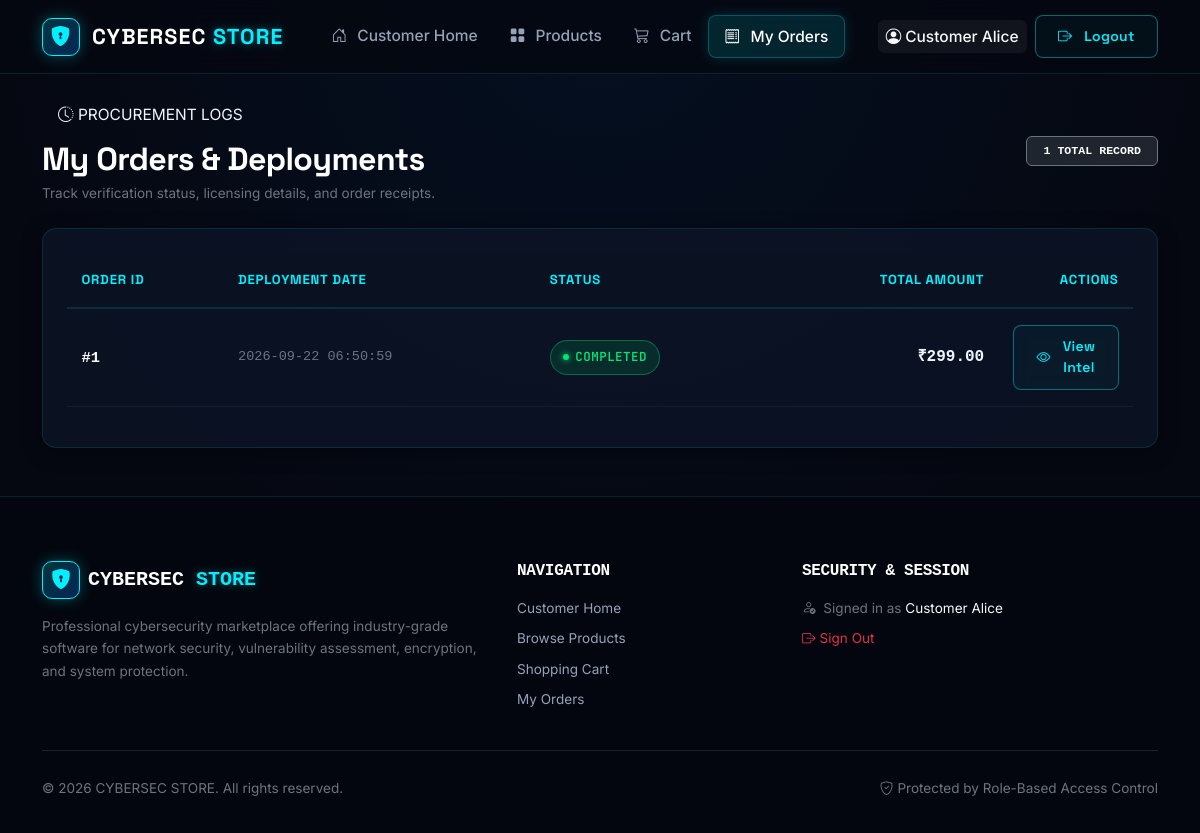
Page /orders (signed in) on the committed database.
### tables this page shows
CREATE TABLE users (
            id         INTEGER PRIMARY KEY AUTOINCREMENT,
            name       TEXT    NOT NULL,
            email      TEXT    UNIQUE NOT NULL,
            password   TEXT    NOT NULL,
            role       TEXT    NOT NULL DEFAULT 'customer',
            created_at TIMESTAMP DEFAULT CURRENT_TIMESTAMP
        );

CREATE TABLE orders (
            id           INTEGER PRIMARY KEY AUTOINCREMENT,
            user_id      INTEGER NOT NULL,
            total_amount REAL    NOT NULL,
            status       TEXT    DEFAULT 'Pending',
            order_date   TIMESTAMP DEFAULT CURRENT_TIMESTAMP,
            FOREIGN KEY (user_id) REFERENCES users(id)
        );

### cart.py (the view)
@cart_bp.route("/orders")
@login_required
def my_orders():
    user_id = session["user_id"]
    conn = get_db_connection()
    orders = conn.execute("""
        SELECT id, total_amount, status, order_date
        FROM orders
        WHERE user_id = ?
        ORDER BY order_date DESC
    """, (user_id,)).fetchall()
    conn.close()
    return render_template("cart/orders.html", orders=orders)

### app.py (called while the page is built)
@app.context_processor
def inject_current_user():
    return {"current_user": get_current_user()}

@app.after_request
def set_security_headers(response):
    response.headers['X-Content-Type-Options'] = 'nosniff'
    response.headers['X-Frame-Options'] = 'DENY'
    response.headers['Referrer-Policy'] = 'strict-origin-when-cross-origin'
    response.headers['Content-Security-Policy'] = (
        "default-src 'self'; "
        "script-src 'self' https://cdn.jsdelivr.net; "
        "style-src 'self' 'unsafe-inline' https://cdn.jsdelivr.net https://fonts.googleapis.com; "
        "font-src 'self' https://cdn.jsdelivr.net https://fonts.gstatic.com; "
        "img-src 'self' data:; "
        "connect-src 'self'; "
        "frame-ancestors 'none';"
    )
    return response

### auth.py (called while the page is built)
def login_required(f):
    @wraps(f)
    def decorated_function(*args, **kwargs):
        if "user_id" not in session:
            flash("Please log in to access that page.", "warning")
            return redirect(url_for("auth.login", next=request.path))
        return f(*args, **kwargs)
    return decorated_function

def get_current_user():
    if "user_id" not in session:
        return None
    conn = get_db_connection()
    user = conn.execute(
        "SELECT id, name, email, role FROM users WHERE id = ?",
        (session["user_id"],)
    ).fetchone()
    conn.close()
    return user

### cart.py (called while the page is built)
def _get_cart():
    if "cart" not in session:
        session["cart"] = {}
    return session["cart"]

def _cart_item_count():
    return sum(_get_cart().values())

@cart_bp.app_context_processor
def inject_cart_count():
    try:
        count = _cart_item_count()
    except Exception:
        count = 0
    return {"cart_item_count": count}

### database.py (called while the page is built)
def get_db_connection():
    conn = sqlite3.connect(DATABASE_PATH)
    conn.row_factory = sqlite3.Row          # Access columns by name
    conn.execute("PRAGMA foreign_keys = ON;")  # Enforce foreign key constraints
    return conn

### templates/cart/orders.html (shortened to what this page needs)
{% extends 'base.html' %}
{% block content %}
<div class="container py-4 position-relative z-2">
  <div class="d-flex flex-wrap justify-content-between align-items-center gap-3 mb-4">
    <div>
      <div class="hero-pill-badge mb-2 py-1 px-3">
        <i class="bi bi-clock-history"></i>
        <span>PROCUREMENT LOGS</span>
      </div>
      <h1 class="h2 fw-bold text-white mb-1">My Orders &amp; Deployments</h1>
      <p class="text-secondary small mb-0">Track verification status, licensing details, and order receipts.</p>
    </div>
    {% if orders %}
    <span class="badge bg-secondary bg-opacity-25 border border-secondary text-cs-accent font-monospace px-3 py-2">
      {{ orders|length }} TOTAL RECORD{{ 'S' if orders|length != 1 else '' }}
    </span>
    {% endif %}
  </div>
  {% if orders %}
  <div class="cs-glass-card p-3 p-md-4 mb-4">
    <div class="table-responsive">
      <table class="table align-middle">
        <thead>
          <tr>
            <th>Order ID</th>
            <th>Deployment Date</th>
            <th>Status</th>
            <th class="text-end">Total Amount</th>
            <th style="width: 130px;" class="text-end">Actions</th>
          </tr>
        </thead>
        <tbody>
          {% for order in orders %}
          <tr id="orderRow{{ order.id }}">
            <td>
              <span class="fw-bold font-monospace text-white">#{{ order.id }}</span>
            </td>
            <td class="font-monospace text-secondary small">{{ order.order_date }}</td>
            <td>
              <span class="badge-status badge-status-{{ order.status|lower }}">
                {{ order.status }}
              </span>
            </td>
            <td class="text-end font-monospace text-cs-accent fw-bold fs-6">
              ₹{{ "%.2f"|format(order.total_amount) }}
            </td>
            <td class="text-end">
              <a href="{{ url_for('cart.order_detail', order_id=order.id) }}"
                 class="btn btn-outline-cs btn-sm" id="viewOrder{{ order.id }}">
                <i class="bi bi-eye me-1"></i>View Intel
              </a>
            </td>
          </tr>
          {% endfor %}
        </tbody>
      </table>
    </div>
  </div>
  {% endif %}
</div>
{% endblock %}

### templates/base.html (shortened to what this page needs)
<!DOCTYPE html>
<html lang="en">
<head>
    <link
        rel="stylesheet"
        href="https://cdn.jsdelivr.net/npm/bootstrap@5.3.3/dist/css/bootstrap.min.css"
    />
    <link
        rel="stylesheet"
        href="https://cdn.jsdelivr.net/npm/bootstrap-icons@1.11.3/font/bootstrap-icons.min.css"
    />
    <link rel="stylesheet" href="{{ url_for('static', filename='css/style.css') }}" />
</head>
<body>
    <nav class="navbar navbar-expand-lg navbar-dark cs-navbar sticky-top" id="mainNavbar">
        <div class="container">
            <a class="navbar-brand cs-brand" href="{% if not current_user %}{{ url_for('index') }}{% elif current_user['role'] == 'admin' %}{{ url_for('admin.dashboard') }}{% else %}{{ url_for('dashboard') }}{% endif %}" id="brandLink">
                <span class="brand-icon"><i class="bi bi-shield-lock-fill"></i></span>
                <span class="brand-text">
                    CYBERSEC <span class="brand-accent">STORE</span>
                </span>
            </a>
            <div class="collapse navbar-collapse" id="navbarMain">
                <ul class="navbar-nav me-auto mb-2 mb-lg-0 ms-lg-3">
                    {% if not current_user %}
                        <li class="nav-item">
                            <a class="nav-link {% if request.endpoint == 'index' %}active{% endif %}"
                               href="{{ url_for('index') }}" id="navHome">
                                <i class="bi bi-house-door me-1"></i>Home
                            </a>
                        </li>
                        <li class="nav-item">
                            <a class="nav-link {% if request.endpoint == 'store.product_list' %}active{% endif %}"
                               href="{{ url_for('store.product_list') }}" id="navProducts">
                                <i class="bi bi-grid-fill me-1"></i>Products
                            </a>
                        </li>
                    {% elif current_user['role'] == 'customer' %}
                        <li class="nav-item">
                            <a class="nav-link {% if request.endpoint == 'dashboard' %}active{% endif %}"
                               href="{{ url_for('dashboard') }}" id="navCustomerHome">
                                <i class="bi bi-house-door me-1"></i>Customer Home
                            </a>
                        </li>
                        <li class="nav-item">
                            <a class="nav-link {% if request.endpoint == 'store.product_list' %}active{% endif %}"
                               href="{{ url_for('store.product_list') }}" id="navProducts">
                                <i class="bi bi-grid-fill me-1"></i>Products
                            </a>
                        </li>
                        <li class="nav-item">
                            <a class="nav-link {% if request.endpoint == 'cart.cart_view' %}active{% endif %}"
                               href="{{ url_for('cart.cart_view') }}" id="navCartLink">
                                <i class="bi bi-cart3 me-1"></i>Cart
                            </a>
                        </li>
                        <li class="nav-item">
                            <a class="nav-link {% if request.endpoint in ['cart.my_orders', 'cart.order_detail'] %}active{% endif %}"
                               href="{{ url_for('cart.my_orders') }}" id="navOrders">
                                <i class="bi bi-receipt me-1"></i>My Orders
                            </a>
                        </li>
                    {% endif %}
                </ul>
                <div class="d-flex gap-2 align-items-center flex-wrap mt-3 mt-lg-0">
                    {% if current_user %}
                        {% if current_user['role'] == 'admin' %}
                            <span class="badge bg-danger bg-opacity-25 text-danger border border-danger border-opacity-50 px-3 py-2 me-1">
                                <i class="bi bi-shield-shaded me-1"></i>ADMIN
                            </span>
                        {% else %}
                            <span class="text-light fw-medium px-2 py-1 rounded d-inline-flex align-items-center" style="background: rgba(255,255,255,0.05);">
                                <i class="bi bi-person-circle me-1 text-cs-accent"></i>{{ current_user['name'] }}
                            </span>
                        {% endif %}
                        <a href="{{ url_for('auth.logout') }}" class="btn btn-outline-cs btn-sm" id="navLogout">
                            <i class="bi bi-box-arrow-right me-1"></i>Logout
                        </a>
                    {% endif %}
                </div>
            </div>
        </div>
    </nav>
    <main class="main-content">
        {% block content %}{% endblock %}
    </main>
    <footer class="cs-footer">
        <div class="container">
            <div class="row gy-4">
                <div class="col-lg-5 col-md-6">
                    <div class="d-flex align-items-center gap-2 mb-3">
                        <span class="brand-icon"><i class="bi bi-shield-lock-fill"></i></span>
                        <span class="fw-bold fs-5 font-monospace text-white">CYBERSEC <span class="brand-accent">STORE</span></span>
                    </div>
                    <p class="text-secondary small mb-3">
                        Professional cybersecurity marketplace offering industry-grade software for network security, vulnerability assessment, encryption, and system protection.
                    </p>
                </div>
                <div class="col-lg-3 col-md-3 col-6">
                    <h6 class="text-white text-uppercase font-monospace mb-3">Navigation</h6>
                    <ul class="list-unstyled small">
                        {% if not current_user %}
                            <li class="mb-2"><a href="{{ url_for('index') }}" class="text-decoration-none">Home</a></li>
                            <li class="mb-2"><a href="{{ url_for('store.product_list') }}" class="text-decoration-none">Security Tools</a></li>
                            <li class="mb-2"><a href="{{ url_for('auth.login') }}" class="text-decoration-none">Sign In</a></li>
                            <li class="mb-2"><a href="{{ url_for('auth.register') }}" class="text-decoration-none">Register</a></li>
                        {% elif current_user['role'] == 'customer' %}
                            <li class="mb-2"><a href="{{ url_for('dashboard') }}" class="text-decoration-none">Customer Home</a></li>
                            <li class="mb-2"><a href="{{ url_for('store.product_list') }}" class="text-decoration-none">Browse Products</a></li>
                            <li class="mb-2"><a href="{{ url_for('cart.cart_view') }}" class="text-decoration-none">Shopping Cart</a></li>
                            <li class="mb-2"><a href="{{ url_for('cart.my_orders') }}" class="text-decoration-none">My Orders</a></li>
                        {% endif %}
                    </ul>
                </div>
                <div class="col-lg-4 col-md-3 col-6">
                    <h6 class="text-white text-uppercase font-monospace mb-3">Security & Session</h6>
                    <ul class="list-unstyled small">
                        {% if current_user %}
                            <li class="mb-2 text-secondary">
                                <i class="bi bi-person-check text-cs-accent me-1"></i>
                                Signed in as <span class="text-light">{{ current_user['name'] }}</span>
                            </li>
                            <li class="mb-2"><a href="{{ url_for('auth.logout') }}" class="text-decoration-none text-danger"><i class="bi bi-box-arrow-right me-1"></i>Sign Out</a></li>
                        {% else %}
                            <li class="mb-2"><a href="{{ url_for('auth.login') }}" class="text-decoration-none">Sign In</a></li>
                            <li class="mb-2"><a href="{{ url_for('auth.register') }}" class="text-decoration-none">Create Account</a></li>
                        {% endif %}
                    </ul>
                </div>
            </div>
            <hr class="border-secondary opacity-25 my-4">
            <div class="row align-items-center">
                <div class="col-md-6 text-center text-md-start mb-2 mb-md-0">
                    <p class="text-secondary small mb-0">
                        &copy; 2026 CYBERSEC STORE. All rights reserved.
                    </p>
                </div>
                <div class="col-md-6 text-center text-md-end">
                    <span class="text-secondary small">
                        <i class="bi bi-shield-check text-cs-accent me-1"></i>Protected by Role-Based Access Control
                    </span>
                </div>
            </div>
        </div>
    </footer>
</body>
</html>

### rows in the picture
users: name "Customer Alice"
orders: id "1", order_date "2026-09-22 06:50:59", status "COMPLETED", total_amount "299.00"

### other values in the picture
{{ orders|length }} "1"
